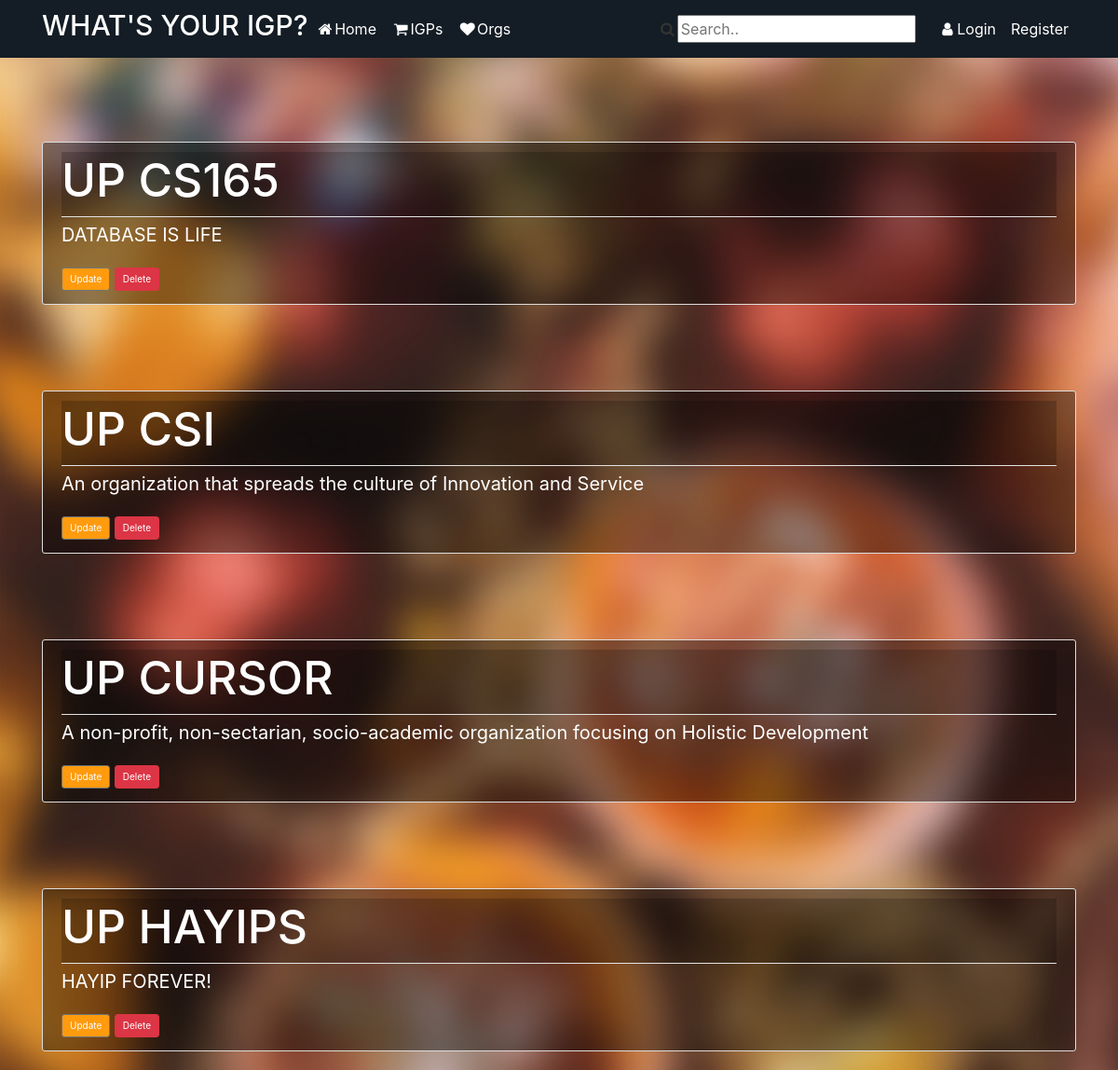
Page /app/orgs/ on the committed database.
### app/models.py (models this page shows, shortened)
class ORG(models.Model):
	name = models.CharField(max_length=100, unique=True)
	desc = models.TextField()

### app/views.py (the view)
# urls.py: path('orgs/', ORGListView.as_view(), name='app-orgs'),
class ORGListView(ListView):
	model = ORG
	template_name = 'app/org.html'
	context_object_name = 'orgs'
	ordering = ['name']

### app/templates/app/org.html (shortened to what this page needs)
{% extends "app/base.html" %}
{% load static %}
{% block content %}
	{% for i in orgs %}
	<!DOCTYPE html>
	<html>
	<body>
	</body>
		<br/><br/><br/>
		<article class="media content-section" style="color:white;background-color: rgba(0,0,0,0.4)">
			<div class="media-body">
				<div class="article-metadata" style="background-color:rgba(0,0,0,0.2)">
					<h2><a class="article-title" href="{% url 'orgigps_detail' i.id %}" style="color:white;font-size:50px">{{ i.name }}</a></h2>
				</div>
				<p class="article-content" style="font-size:20px">{{ i.desc }}</p>
				<a class="btn btn-secondary btn-sm mt-1 mb-1" href="{% url 'org-update' i.id %}" style="background-color:#ff9b0d;font-size:10px">Update</a>
				<a class="btn btn-danger btn-sm mt-1 mb-1" href="{% url 'org-delete' i.id %}" style="font-size:10px ">Delete</a>
			</div>
		</article>
	</html>
	{% endfor %}
{% endblock content %}

### app/static/app/main.css (style rules this page uses)
body { background: #fafafa; color: #333333; margin-top: 5rem; }
h1, h2, h3, h4, h5, h6 { color: #444444; }
.content-section { background: #ffffff; padding: 10px 20px; border: 1px solid #dddddd; border-radius: 3px; margin-bottom: 20px; }
.article-title { color: #444444; }
.article-content { white-space: pre-line; }
.article-metadata { padding-bottom: 1px; margin-bottom: 4px; border-bottom: 1px solid #e3e3e3 }

### rows in the picture
ORG: name "UP CS165", desc "DATABASE IS LIFE"
ORG: name "UP CSI", desc "An organization that spreads the culture of Innovation and Service"
ORG: name "UP CURSOR", desc "A non-profit, non-sectarian, socio-academic organization focusing on Holistic Development"
ORG: name "UP HAYIPS", desc "HAYIP FOREVER!"
